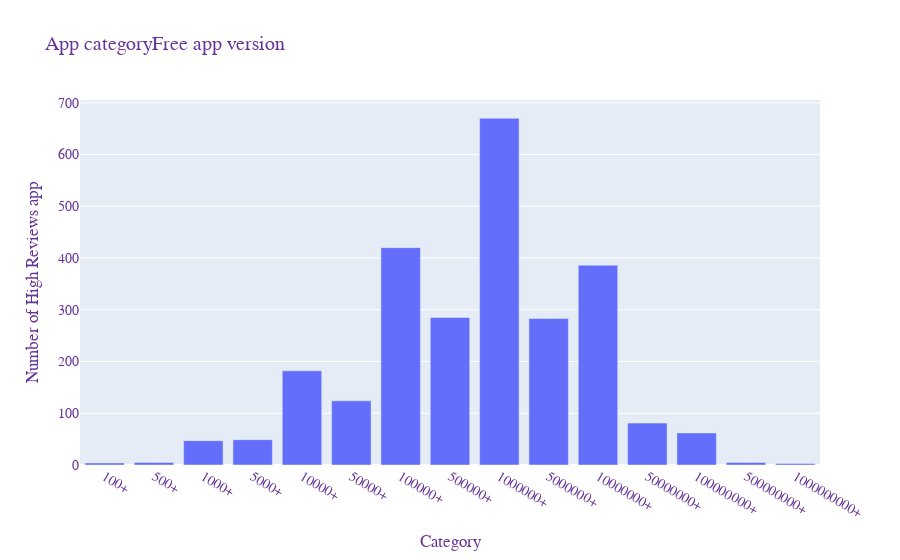

The notebook cell this image was saved under:
### Markdown cell above
Hơn 80% các ứng dụng dàng cho mọi người và một phần ứng dụng còn lại giới hạn độ tuổi người sử dụng.

### Code cell
app_free = high_rating_app['installs'].value_counts().sort_index()
data = [go.Bar(
        x=[str(x)[:-2]+'+' for x in app_free.index],
        y=app_free.values
)]

layout = go.Layout(
    title="App categoryFree app version",
    xaxis_title="Category",
    yaxis_title="Number of High Reviews app",
    font=dict(
        family="Courier New, monospace",
        size=14,
        color="RebeccaPurple"
    )
) 

fig = go.Figure(data=data, layout=layout)

plotly.offline.iplot(fig, filename='app_category')

### Figure 1 — Plotly figure (JSON) as saved in the notebook; plotly's stock layout.template omitted (floating-point values rounded to 4 significant figures)
{"data": [{"type": "bar", "x": ["100+", "500+", "1000+", "5000+", "10000+", "50000+", "100000+", "500000+", "1000000+", "5000000+", "10000000+", "50000000+", "100000000+", "500000000+", "1000000000+"], "y": [4, 5, 47, 49, 182, 124, 420, 285, 670, 283, 386, 81, 62, 5, 3]}], "layout": {"font": {"color": "RebeccaPurple", "family": "Courier New, monospace", "size": 14}, "title": {"text": "App categoryFree app version"}, "xaxis": {"title": {"text": "Category"}}, "yaxis": {"title": {"text": "Number of High Reviews app"}}}}
